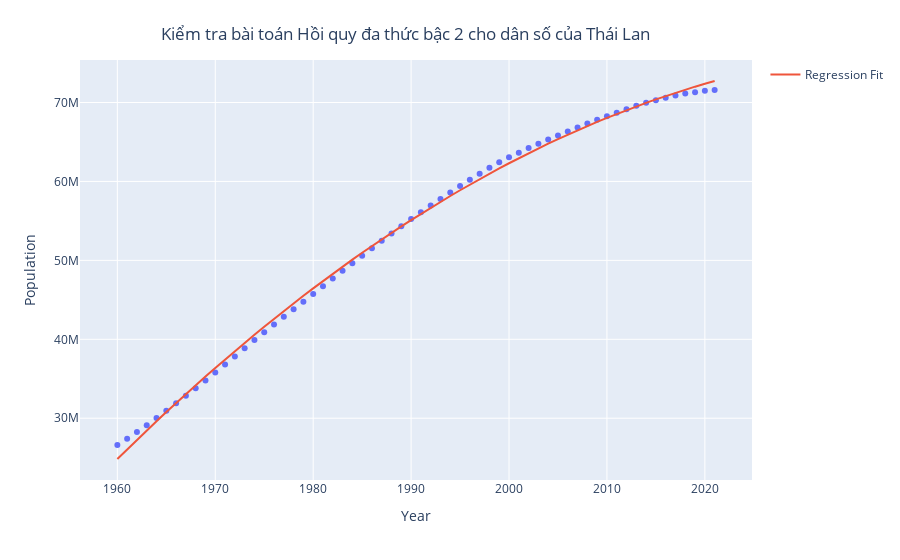

Here is the notebook cell this chart was saved with:
### Code cell
fig=px.scatter(x=df['Year'].unique(), y=df[df['Country']=='Thailand']['Population']) 
fig.add_traces(go.Scatter(x=df['Year'].unique(), y= y_pre_pred2, mode='lines', name='Regression Fit'))
fig.update_layout(
    xaxis_title="Year",
    yaxis_title="Population",
    title={
        'text': "Kiểm tra bài toán Hồi quy đa thức bậc 2 cho dân số của Thái Lan",
        'x' : 'Year',
        'y':0.95,
        'x':0.45,
        'xanchor': 'center',
        'yanchor': 'top'})
fig.show()
